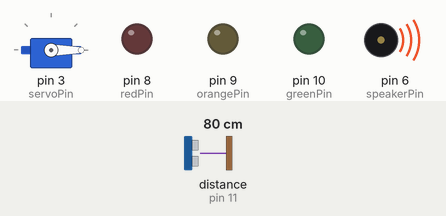
Bench run of a sketch on a simulated Arduino Uno, built with avr-gcc and run on an emulated ATmega328P. On the bench: servo, output pins drawn as LEDs (lit = HIGH), buzzer (waves = sounding). The test bench sets the inputs (shaded band); at power-on: distance to the obstacle (sensor on pin 11) 80 cm. The echo pulse lasts 58.3 µs per cm; random numbers use the default seed unless the sketch sets one.

Above: at 1.2 s.
1.3 s: distance to the obstacle (sensor on pin 11) set to 6 cm
At 2.0 s:
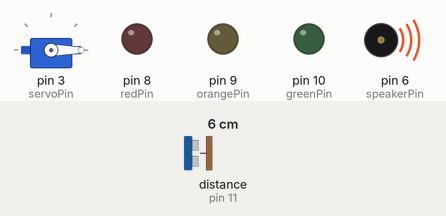
2.8 s: distance to the obstacle (sensor on pin 11) set to 3 cm
At 3.5 s:
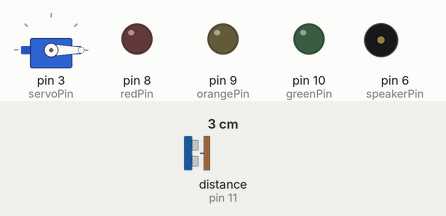
4.3 s: distance to the obstacle (sensor on pin 11) set to 9 cm
At 5.4 s:
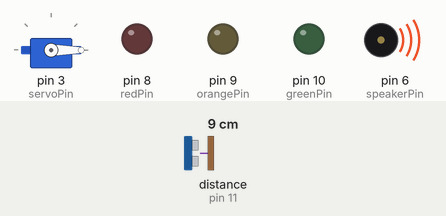
5.8 s: distance to the obstacle (sensor on pin 11) set to 2 cm
At 7.0 s:
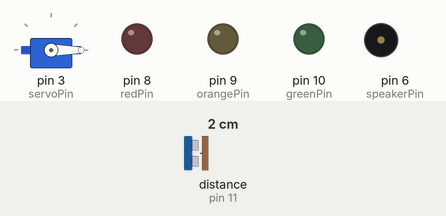
Timing chart, 0 to 8.4 s (numbered marks = the images above; inputs shaded):
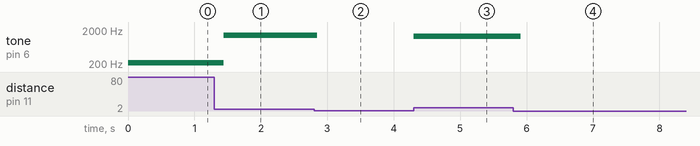

The sketch:

testUS.ino
```cpp
// Arduino sketch to test the UtraSonic sensor
#include <NewPing.h>
#include <Servo.h>

const int redPin = 8;
const int orangePin = 9;
const int greenPin = 10;

const int trigPin = 12;
const int echoPin = 11;
const int servoPin = 3;
const int speakerPin = 6;

const int maxDistance = 200;
const int maxDistances[] = {maxDistance/4, maxDistance/2, 3*maxDistance/4};

Servo servo;
int servo_angle = 0;

NewPing sonar(trigPin, echoPin, maxDistance);

void setLEDs(int state) {
    digitalWrite(redPin, state);
    digitalWrite(orangePin, state);
    digitalWrite(greenPin, state);
}

void blinkLEDs(int delayTime) {
    // digitalWrite(LED_BUILTIN, HIGH);
    setLEDs(HIGH);
    delay(delayTime);
    // digitalWrite(LED_BUILTIN, LOW);
    setLEDs(HIGH);
    delay(delayTime);
}

int getDistance() {
    int distance = sonar.ping_cm(0);
    while (distance == 0) {
        distance = sonar.ping_cm(0);
        delay(50);
    }
    return distance;
}

class DistanceGame {
public:
    int score;
    int minTargetTimeMillis;
    int target;
    int error;
    int distance;
    int start_time;

    DistanceGame() {
        score = 0;
        minTargetTimeMillis = 4000;
        target = random(10, 200);
        start_time = 0;
    }

    void success() {
        score++;
        target = random(10, 200);
        start_time = 0;
        for (int i = 0; i < score; i++) {
            setLEDs(HIGH);
            delay(200);
            setLEDs(LOW);
            delay(200);
        }
    }

    void play() {
        while (true) {
            distance = getDistance();
            error = abs(distance - target);
            setLEDs(LOW);
            if (error < 1) {
                digitalWrite(greenPin, HIGH);
                if (start_time == 0) {
                    start_time = millis();
                    continue;
                }
                if (millis() - start_time > minTargetTimeMillis) {
                    success();
                    return;
                }
            } else {
                start_time = 0;
                if (error < 5) {
                    digitalWrite(orangePin, HIGH);
                } else {
                    digitalWrite(redPin, HIGH);
                    digitalWrite(orangePin, LOW);
                }
            }
        }
        delay(200);
    }
};

class DigitalPiano {
public:
    const int max_distance_cm = 100;
    const int min_distance_cm = 5;
    int speakerPin;
    bool mode;  // 0: piano, 1: game
    // const int notesLength = 36;
    // int notes[36] = { 261, 277, 293, 311, 329, 349, 369, 392, 415, 440, 466, 493,
    //                   523, 554, 587, 622, 659, 698, 739, 783, 830, 880, 932, 987,
    //                   1046, 1108, 1174, 1244, 1318, 1396, 1479, 1567, 1661, 1760, 1864, 1975 };
    // only C D ... without the black keys
    // const int notesLength = 35;
    // int notes[35] = {
    //     65, 73, 82, 87, 98, 110, 123,
    //     131, 147, 165, 175, 196, 220, 247,
    //     261, 293, 329, 349, 392, 440, 493,
    //     523, 587, 659, 698, 783, 880, 987,
    //     1046, 1174, 1318, 1396, 1567, 1760, 1975,
    // };
    const int notesLength = 24;
    int notes[35] = {
        131, 147, 165, 175, 196, 220, 247,
        261, 293, 329, 349, 392, 440, 493,
        523, 587, 659, 698, 783, 880, 987,
        1046, 1174, 1318, 1396, 1567, 1760, 1975,
    };

    DigitalPiano(int speakerPin, bool mode) {
        this->speakerPin = speakerPin;
        this->mode = mode;

        pinMode(speakerPin, OUTPUT);
    }

    void loop() {
        if (mode == 0) {
            readNote();
            // delay(50);
        } else {
            play();
        }
    }

    void playSequence(int sequence[], int length) {
        for (int i = 0; i < length; i++) {
            tone(speakerPin, notes[sequence[i]], 100);
            delay(100);
            noTone(speakerPin);
            // delay(100);
        }
    }

    int readNote() {
        int distance = getDistance();
        int note = -1;
        if (distance <= max_distance_cm && distance >= min_distance_cm) {
            note = map(distance, min_distance_cm, max_distance_cm, notesLength, 0);
            tone(speakerPin, notes[note], 500);
            delay(200);
        } else {
            // shut up
            noTone(speakerPin);
        }
        return note;
    }

    void play() {
        // play random notes, add one at each round
        const int game_rounds = 10;
        int sequence[game_rounds] = {};
        for (int i = 0; i < game_rounds; i++) {
            sequence[i] = random(0, notesLength);
            playSequence(sequence, 1);
            delay(500);
            // wait for user input
            // read the distance, and allow for a small error and give time to react
            // if wrong, play the sequence again
            // if correct, continue
            //
            for (int j = 0; j < i; j++) {
                if (sequence[j] != readNote()) {
                    playSequence(sequence, i);
                    mode = 0;
                    return;
                }
            }
        }
    }
};

void trafficLight(int distance) {
  // print("Distance: %d\n", distance);
    if (distance < maxDistances[0]) {
        digitalWrite(redPin, HIGH);
        digitalWrite(orangePin, LOW);
        digitalWrite(greenPin, LOW);
    } else {
        if (distance < maxDistances[1]) {
            digitalWrite(orangePin, HIGH);
            digitalWrite(redPin, LOW);
            digitalWrite(greenPin, LOW);
        } else {
            digitalWrite(orangePin, LOW);
            if (distance < maxDistances[2]) {
                digitalWrite(greenPin, HIGH);
                digitalWrite(redPin, LOW);
                digitalWrite(orangePin, LOW);
            } else {
                digitalWrite(greenPin, LOW);
            }
        }
    }
}


// --------------------------------------------------------------
DigitalPiano piano(speakerPin, 0);
void setup() {
    Serial.begin(9600);

    // pinMode(LED_BUILTIN, OUTPUT);
    pinMode(redPin, OUTPUT);
    pinMode(orangePin, OUTPUT);
    pinMode(greenPin, OUTPUT);

    pinMode(servoPin, OUTPUT);
    servo.attach(servoPin);
    servo.write(servo_angle);

    pinMode(speakerPin, OUTPUT);
}

void piano_loop() {
    piano.loop();
}

void loop() {
    if (true) {
        piano.loop();
        return;
    }

    int distance = getDistance();
    trafficLight(distance);

    int new_angle = map(distance, 0, maxDistance/2, 45, 135);

    // set the servo angle
    if (abs(new_angle - servo_angle) > 1) {
        servo_angle = new_angle;
    }
    if (servo_angle > 180) {
        servo_angle = 180;
    } else if (servo_angle < 0) {
        servo_angle = 0;
    }
    servo.write(servo_angle);
    delay(50);
}


// DistanceGame game;
// void loop() {
//     game.play();
// }
```

Measured:
- the behaviour switches between 5 and 4 cm on distance to the obstacle (sensor on pin 11) (found by bisection; images 1 and 2)
- after the input at 1.3 s, tone on pin 6 (speakerPin): 220 Hz → 1396 Hz after 0.14 s
- after the input at 2.8 s, tone on pin 6 (speakerPin): 1396 Hz → silent after 0.05 s
- after the input at 4.3 s, tone on pin 6 (speakerPin): silent → 1318 Hz at once
- after the input at 5.8 s, tone on pin 6 (speakerPin): 1318 Hz → silent after 0.11 s
